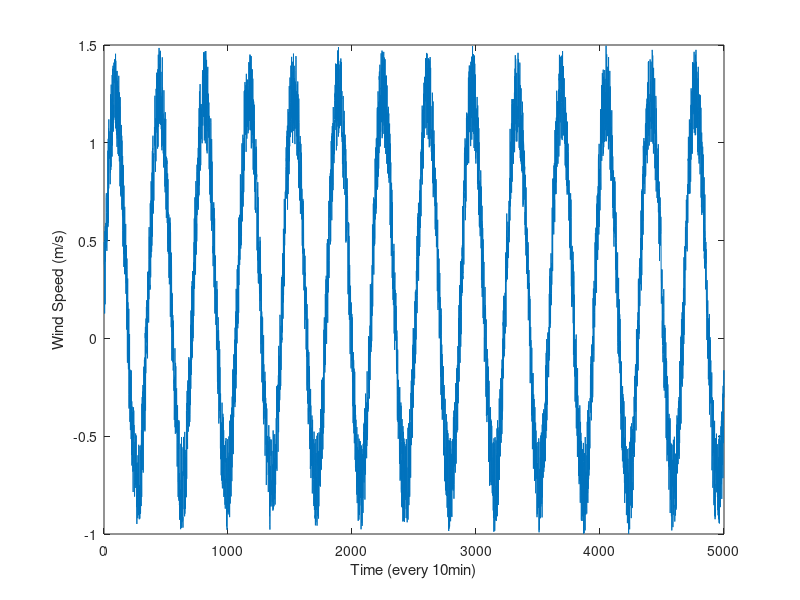

Reproduce this figure in MATLAB. (Note: this script raises an error after producing the figure.)
clc
clear all
close all


% wind speed SCADA data
t = [1:5000];
data = sind(t) + rand(1,length(t))/2;

for i=1:numel(data)
    if isnan(data(i))==1
        data(i) = 0;
    end
end

figure()
plot(data)
xlabel("Time (every 10min)")
ylabel("Wind Speed (m/s)")

Signal = data;
%% POD of signal
colonna=2;         % 
Fsamp=200;        % Frequency in Hz
en=100;            % 
DeltaFreq=1;         % for convolution
Nfoto=1;          
Promt=0;% Yes/NO? (1/0)      input('for promtmode option Yes/NO? (1/0)');
%
Name='Signal';
nt = 2000; % value t
dt=1/Fsamp; % step through time 0.005 sec at a time = 1/Fsamp
fs=1/dt; % sampling frequency
t=0:dt:dt*(nt-1);
freq=(0:nt/2-1)*fs/nt;

Thr=ceil(Fsamp/DeltaFreq);

SigMean=nanmean(Signal);
% % Calculate the fluctuation of signal
Signal=Signal-SigMean;
% 
%   
x=Signal;
figure()
plot(Signal)
hold on
plot(x)

W=30;
nsigma=5;
% eliminates signal values more than 5 std deviations from mean
[y,W,xmedian,xsigma] = hampel(x,W,nsigma);
Signal=y;

f1=Fsamp/length(Signal)*(0:length(Signal)/2);
fsignal=fft(Signal)/length(Signal);
figure
plot(f1(2:end),2*abs(fsignal(2:floor(length(Signal)/2)+1)),'r');
grid on
xlabel('f(Hz)')
ylabel('A^2')

%%
Fcut=Fsamp-0.0001*Fsamp;
Filter=input('Do you want to filter (Yes/NO)? (1/0) ');
close all
if Filter==1
    d1 = designfilt('lowpassiir','FilterOrder',8.0,'HalfPowerFrequency',Fcut/Fsamp/2.0,'DesignMethod','butter');
    % cut out high frequencies and reduce noise in signal with Butterworth
    % second order section filter method to make low pass filter
    Signal2 = filtfilt(d1,double(Signal));
    
%     figure
%     plot(Signal)
%     hold on
%     plot(Signal2,'r')
%     box on; grid on
%     set(gcf,'color',[1 1 1])
     fsignal2=fft(Signal2)/length(Signal2);
    
    figure
  loglog(f1(2:end),abs(fsignal(2:floor(length(Signal)/2)+1)),'b');
    hold on;
  loglog(f1(2:end),abs(fsignal2(2:floor(length(Signal)/2)+1)),'r');

    box on; grid on
    set(gcf,'color',[1 1 1])
  xlabel('Frequency')
ylabel('Amplitude')
legend('Original','Low-pass')

figure()

plot(Signal)
hold on
plot(Signal2)
xlabel('Time')
ylabel('Velocity (m/s)')
legend('Original','Low-pass')
end
%% saving variable
  Signalold=Signal;
  
%%
N=100; % half of sampling frequency b/c Fsamp is twice the highest frequency measurable
% DeltaFreq2=input('Enter the Delta Freq x separate ways= ');

% divide data into chunks that are DeltaFreq2 long for each snapshot
DeltaFreq2=N*unique(diff(f1));  % 
% N_period = No. of samples in each snapshot
% number of periods to separate chunks of data
Nperiod=floor(ceil(Fsamp/DeltaFreq2(1))/2)*2;   % 
Nperiod=2500;

% N_snap  % N_M=No. of snapshot
Nmisure=floor(length(Signal)/Nperiod);    % No. of Snapshot=Nmisure   % N samples / period (minimum N = Fsamp / fmin)
X=reshape(Signal(1:Nperiod*Nmisure),Nperiod,Nmisure);
disp(['Minimum number of Snapshots available : ' num2str(Nmisure)]) 
disp(['Maximum number of Snapshots available : ' num2str(length(Signal)-Nperiod+1)]) %Nmeasure*(Nperiod-1)-1)
Nmisure2=input('Number of Snapshots (minimum threshold) required= ');

% in case too small of snapshot # is selected, the minimum value necessary
% will be used
if Nmisure2 <= Nmisure 
 M = Nmisure;
 X1=reshape(Signal(1:Nperiod*Nmisure),Nperiod,Nmisure);
else
% Snapshot Extraction - window translation
 % meaning of kappa = counting how many iterations in loop
    kappa = 0;
  M = Nmisure;
  while M < Nmisure2
  kappa = kappa + 1;
    M = M*2-1;
  end
  X1=[];
  for i=1:M 
      if (i-1)*ceil(Nperiod/2^kappa)+Nperiod <= length(Signal)
          Mok = i;
          X1(:,i) = Signal(ceil((i-1)*Nperiod/2^kappa+1):ceil((i-1)*Nperiod/2^kappa)+Nperiod);
      end   
  end
    M = Mok;
    disp(['Number of Snapshots extracted : ' num2str(M)])   
end


% POD

% difference between Classical and Snapshot messages - depends on which
% correlation matrix will be smaller
if M > Nperiod
    %clc
    disp('POD Classical (Nmisure > Nperiodo)')
    [phi, lam, Xmean, nbasis]=POD_original(X1,en);
else
    %clc
    disp('POD Snapshot (Nperiodo > Nmisure)')
    %calculate the total energy and correlation matrix
    [phi, lam, Xmean, nbasis]=POD_snapshot(X1,en);

end

%%
% Energy of the modes

figure
plot([1:nbasis],lam(1:nbasis)/sum(lam(1:nbasis))*100,'o')
xlabel('Number of POD eigenvalues')
ylabel('Energy captured')
box on; grid on
set(gcf,'color',[1 1 1])
box on; grid on
% saveas(gcf,'Fig1.fig')
% saveas(gcf,'Fig1.png')
%close


%clc
Modi=input(' How many mode to visualize? = ');
% plot the mode

figure
for i=1:Modi
    subplot(Modi,1,i)
    plot(phi(:,i))
    hold all
    box on; grid on
    ylabel(strcat('Mode_',num2str(i)))
end
xlabel('Samples')
set(gcf,'color',[1 1 1])
box on; grid on
% saveas(gcf,'Fig2.fig')
% saveas(gcf,'Fig2.png')

figure
for i=1:2:Modi
    subplot(Modi,1,i)
    plot(phi(:,i))
    hold on
    plot(phi(:,i+1))
    hold all
  
    ylabel(strcat('Mode_',num2str(i)))
end
xlabel('Samples')

% saveas(gcf,'Fig3.fig')
% saveas(gcf,'Fig3.png')

%%
% PROJECTION OF MEASURES ON THE WAYS
figure()
for i=1:nbasis
    for j=1:Nmisure
        A(j,i)=(X(:,j))'*phi(:,i);
    end
    
    plot(A(:,i))
    hold on
end
% figure()
% B=permute(A,[2 1]);
% plot(B(:))
xlabel('Sample')
ylabel('a_j')
%% Cummulative mode choice
nbasis=input('Select the total number of modes you want to consider: ')
Xric=zeros(Nperiod,Nmisure);
for i=1:Nmisure
   for j=1:nbasis
       Xric(:,i)=Xric(:,i)+A(i,j)*phi(:,j);
   end
end
%%
% fft
figure()
for i=1:1
 Fou_a=abs(fft(Xric(:)))/length(Xric(:));
ff=(0:Fsamp/floor(length(Xric(:))):Fsamp/2);
 plot(ff(1:end),2*Fou_a(1:length(ff)))
 hold on
end
xlabel('f (Hz)')
ylabel('Amplitude')
% saveas(gcf,strcat('Fig_4_modes',num2str(modes),'.fig'),'fig')
% saveas(gcf,strcat('Fig_4_modes',num2str(modes),'.emf'),'emf')
      
%% Single mode choice
modes=[ 1 2 3 4 5 6 7 8 9 10 11 12]; % chose a pair of mode
Xric_single=zeros(Nperiod,Nmisure);
for i=1:Nmisure
   for ll=1: length(modes)
       Xric_single(:,i)=Xric_single(:,i)+A(i,modes(ll))*phi(:,modes(ll));
   end
end

figure()
for i=1:1
 Fou_a=abs(fft(Xric_single(:)))/length(Xric_single(:));
ff=(0:Fsamp/floor(length(Xric_single(:))):Fsamp/2);
 plot(ff(1:end),2*Fou_a(1:length(ff)))
 hold on
end
ylabel('Amplitude')
xlabel('f(Hz)')
% saveas(gcf,strcat('Fig_5_freq_modes',num2str(modes),'.fig'),'fig')
% saveas(gcf,strcat('Fig_5_freq_modes',num2str(modes),'.emf'),'emf')
      
figure()
subplot(2,1,1)
plot(0:1/Fsamp:1/Fsamp*(length(Signal)-1),Signal)
hold on
plot(0:1/Fsamp:1/Fsamp*(length(Xric_single(:))-1),Xric_single(:))
xlabel('Time')
ylabel('Amplitude')
subplot(2,1,2)
plot(0:1/Fsamp:1/Fsamp*(length(Signal)-1),Signal'-Xric_single(:))
xlabel('Time')
ylabel('Difference of Amplitude')
%     saveas(gcf,strcat('Fig_6_modes',num2str(modes),'.fig'),'fig')
%      saveas(gcf,strcat('Fig_6_modes',num2str(modes),'.emf'),'emf')

%% Network training
%train_fraction = 0.8/(num/100000);
numTimeStepsTrain = floor(0.7*numel(phi(:,1)));
XTest=0:1:(numel(phi(:,1))-numTimeStepsTrain-2);
YTest=0:1:(numel(phi(:,1))-numTimeStepsTrain-2);
XTest = transpose(XTest);
YTest = transpose(YTest);

% using 70% of signal to train network, will predict next 30% of signal
for i=1:Modi
    numTimeStepsTrain(1,i) = floor(0.7*numel(phi(:,i)));

    XTrain(1:numTimeStepsTrain,i) = phi(1:numTimeStepsTrain,i);
    YTrain(1:numTimeStepsTrain,i) = phi(2:numTimeStepsTrain+1,i);
    XTest(:,:) = phi(numTimeStepsTrain+1:end-1,i);
    YTest(:,:) = phi(numTimeStepsTrain+2:end,i);
    XTrain = transpose(XTrain);
    YTrain = transpose(YTrain);
    XTest = transpose(XTest);
    YTest = transpose(YTest);

    mu(i) = nanmean(XTrain(i));
    sig(i) = nanstd(XTrain(i));

    %XTrain(i) = (XTrain(i) - mu(i)) / sig(i);
    %YTrain(i) = (YTrain(i) - mu(i)) / sig(i);

    %XTest(i) = (XTest(i) - mu(i)) / sig(i);

    inputSize = 1;
    numResponses = 1;
    numHiddenUnits = 200;
end

t=0:.1:10;
Sig=sin(2*pi*t)+rand(size(t));
figure('units','normalized','outerposition',[0 0 1 1],'Color',[1,1,1])
plot(t,Sig)
axis tight;box on; grid on

numTimeStepsTrain= floor(0.7*numel(t));
XTrain(1:numTimeStepsTrain)=t(1:numTimeStepsTrain);
YTrain(1:numTimeStepsTrain) = Sig(1:numTimeStepsTrain);
inputSize = 1;
numResponses = 1;
numHiddenUnits = 10;


%% LAYER AND OPTION CHARACTERISTICS

layers = [ ...
    sequenceInputLayer(inputSize)
    lstmLayer(numHiddenUnits)
    fullyConnectedLayer(numResponses)
    regressionLayer];

maxiterate = 100;
opts = trainingOptions('adam', ...
    'MaxEpochs',maxiterate, ...
    'GradientThreshold',1, ...
    'InitialLearnRate',0.005, ...
    'LearnRateSchedule','piecewise', ...
    'LearnRateDropPeriod',maxiterate/2, ...
    'LearnRateDropFactor',0.2, ...
    'Verbose',1, ...
    'Plots','training-progress');
%% TRAIN LSTM NETWORK

net = trainNetwork(XTrain(1,:),YTrain(1,:),layers,opts);

%% UPDATING PREDICTION BASED ON PREVIOUS PREDICTION VALUE
% for i=1:Modi
i=1;
net = predictAndUpdateState(net,XTrain(i,:));
[net,YPred] = predictAndUpdateState(net,YTrain(i,numTimeStepsTrain));

numTimeStepsTest = numel(XTest);
%net = resetState(net);


for j = 2:numTimeStepsTest
%    [net12,YPred12(1,i)] = predictAndUpdateState(net,XTest(i));
    [net,YPred(i,j)] = predictAndUpdateState(net,YPred(j-1));
%     rmse = sqrt(mean((YPred(1,i)-YPred12(1,i)).^2));

    
%     if rmse >= 0.2
%         [net,YPred(1,i)] = predictAndUpdateState(net,XTest(i));
%     end
        
      % use updated value to fix prediction
      if mod(j,100) == 0
          [net,YPred(i,j)] = predictAndUpdateState(net,XTest(j));
      end
end
%YPred = sig*YPred + mu;
%rmse = sqrt(mean((YPred-YTest).^2))

figure
% subplot(3,1,1)
plot(phi(1:numTimeStepsTrain,1))
hold on
idx = numTimeStepsTrain+1:(numTimeStepsTrain+numTimeStepsTest);
plot(idx,YPred(i,:),'.-')
hold off
xlabel("Month")
ylabel("Windspeed")
title("Windspeed Prediction")
legend(["Observed" "Forecast"])

% figure
% subplot(2,1,1)
% plot(YTest)
% hold on
% plot(YPred,'.-')
% hold off
% legend(["Observed" "Forecast"])
% ylabel("Windspeed")
% title("Forecast")
% 
% subplot(2,1,2)
% stem(YPred - YTest)
% xlabel("Month")
% ylabel("Error")
% title("RMSE")

% end
%% STOP %%